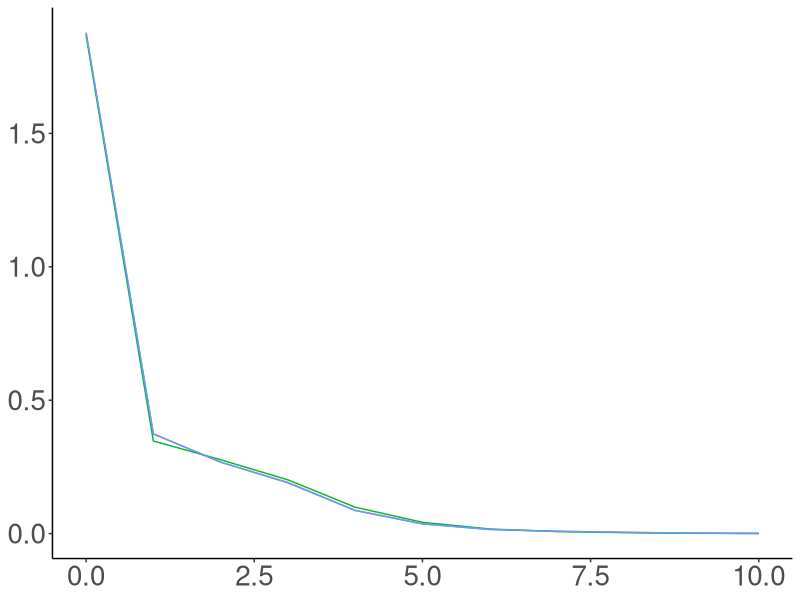
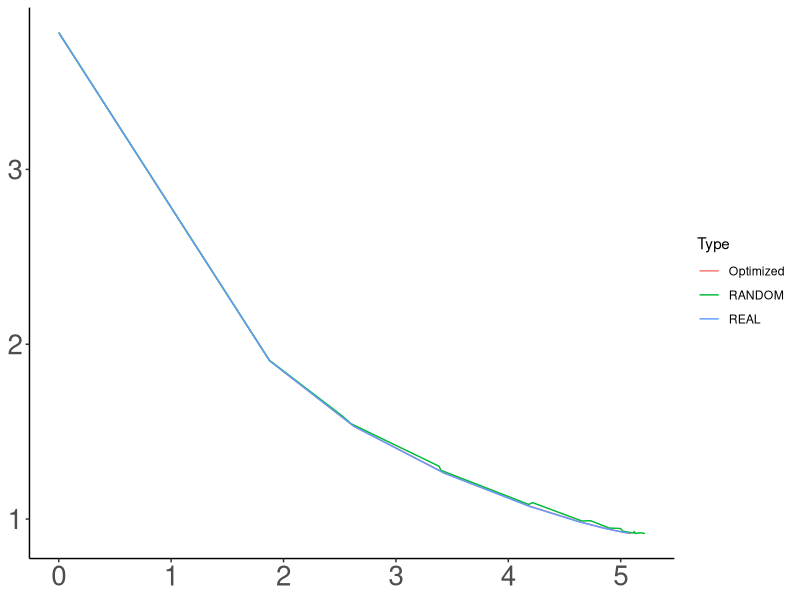
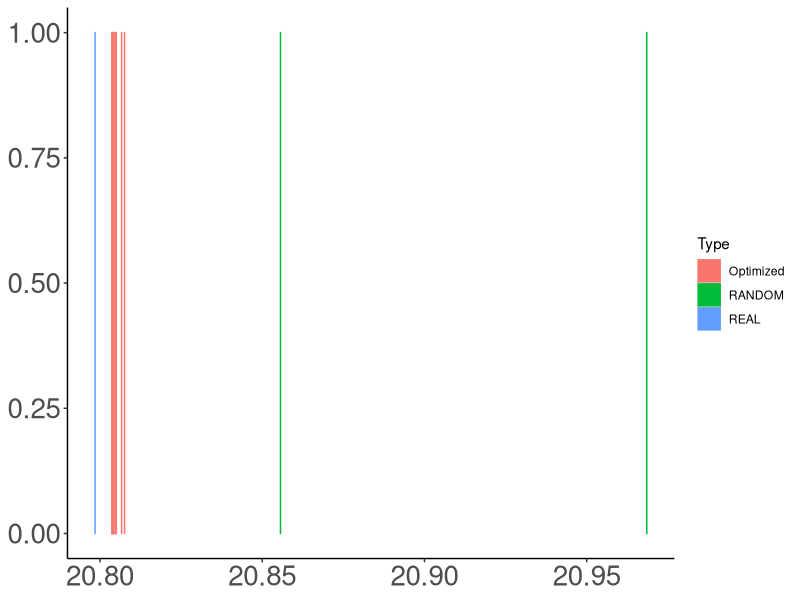
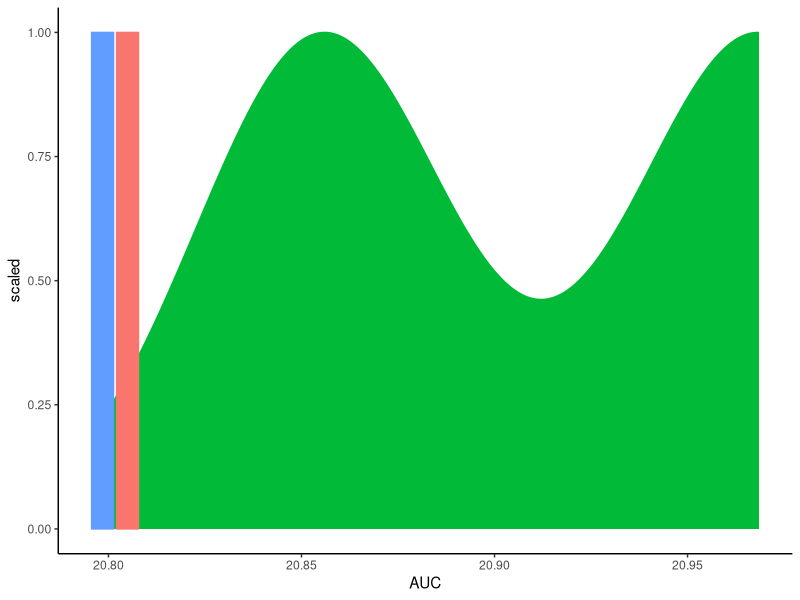

These charts were generated, in order, by the following R code:
library(tidyr)
library(dplyr)
library(ggplot2)

######################################

data = read.csv("results.tsv", sep="\t")


data = data %>% filter(Script == "forWords_Japanese_RandomOrder_FormsPhonemesFull_FullData.py")


data$Type = ifelse(data$Model %in% c("REAL", "RANDOM", "REVERSE"), as.character(data$Model), "Optimized")

data_ = data %>% group_by(Distance, Type) %>% summarise(MI=median(MI))
plot = ggplot(data_, aes(x=Distance, y=MI, color=Type)) + geom_line() #size=2)
plot = plot + theme_bw()
plot = plot + theme(axis.title.x=element_blank(), axis.title.y=element_blank(), axis.text = element_text(size=20))
plot = plot + theme(panel.grid.major = element_blank(), panel.grid.minor = element_blank(), panel.background = element_blank(), legend.position="none")
plot = plot + theme(axis.line = element_line(colour = "black"),
            panel.grid.major = element_blank(),
                panel.grid.minor = element_blank(),
                panel.border = element_blank(),
                    panel.background = element_blank())
ggsave(plot, file=paste("figures/Japanese-suffixes-byPhonemes-it.pdf", sep=""), height=4, width=4)



plot = ggplot(data, aes(x=Memory, y=Surprisal, color=Type)) + geom_line() #size=2)
plot = plot + theme_bw()
plot = plot + theme(axis.title.x=element_blank(), axis.title.y=element_blank(), axis.text = element_text(size=20))
plot = plot + theme(panel.grid.major = element_blank(), panel.grid.minor = element_blank(), panel.background = element_blank()) #, legend.position="none")
plot = plot + theme(axis.line = element_line(colour = "black"),
            panel.grid.major = element_blank(),
                panel.grid.minor = element_blank(),
                panel.border = element_blank(),
                    panel.background = element_blank())
ggsave(plot, file=paste("figures/Japanese-suffixes-byPhonemes-memsurp.pdf", sep=""), height=4, width=4)


######################################

data = read.csv("results_auc.tsv", sep="\t")

data = data %>% filter(Script == "forWords_Japanese_RandomOrder_FormsPhonemesFull_FullData.py")


data$Type = ifelse(data$Model %in% c("REAL", "RANDOM", "REVERSE"), as.character(data$Model), "Optimized")

plot = ggplot(data, aes(x=AUC, y=1, color=Type, fill=Type)) + geom_bar(stat="identity") #size=2)
plot = plot + theme_bw()
plot = plot + theme(axis.title.x=element_blank(), axis.title.y=element_blank(), axis.text = element_text(size=20))
plot = plot + theme(panel.grid.major = element_blank(), panel.grid.minor = element_blank(), panel.background = element_blank()) #, legend.position="none")
plot = plot + theme(axis.line = element_line(colour = "black"),
            panel.grid.major = element_blank(),
                panel.grid.minor = element_blank(),
                panel.border = element_blank(),
                    panel.background = element_blank())
ggsave(plot, file=paste("figures/Japanese-suffixes-byPhonemes-auc.pdf", sep=""), height=4, width=4)

barWidth = (max(data$AUC) - min(data$AUC))/30

plot = ggplot(data, aes(x=AUC, fill=Type, color=Type))
plot = plot + theme_classic()
plot = plot + theme(legend.position="none")
plot = plot + geom_density(data= data%>%filter(Type == "RANDOM"), aes(y=..scaled..)) 
plot = plot + geom_bar(data = data %>% filter(!(Type %in% c("RANDOM"))) %>% group_by(Type) %>% summarise(AUC=mean(AUC)) %>% mutate(y=1),  aes(y=y, group=Type), width=barWidth, stat="identity", position = position_dodge())
ggsave(plot, file=paste("figures/Japanese-suffixes-byPhonemes-auc-hist.pdf", sep=""), height=4, width=4)



